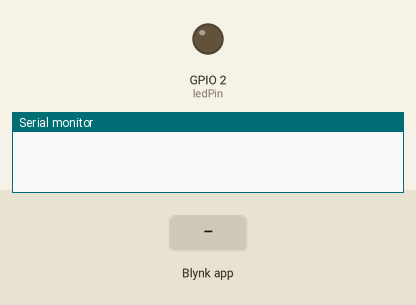
Recording of a sketch running on a simulated ESP32. Shown: output pins drawn as LEDs (lit = HIGH), the last lines printed to the serial monitor. Inputs (shaded band) come from the test bench. WiFi joins after 1.5 s; servers stay silent unless stated.

Above: at 3.0 s.
3.1 s: Blynk app writes 1 to V0
At 3.7 s:
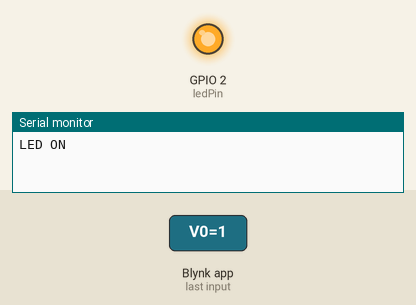
4.6 s: Blynk app writes 0 to V0
At 5.8 s:
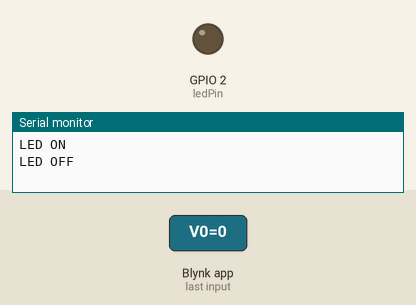
6.1 s: Blynk app writes 200 to V0
At 7.2 s:
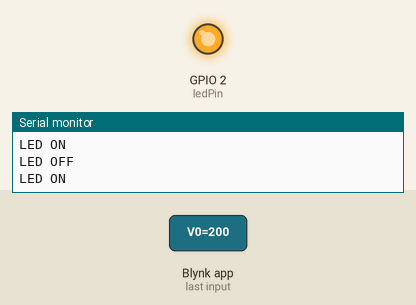
Timing chart, 0 to 9.1 s (numbered marks = the images above; inputs shaded):
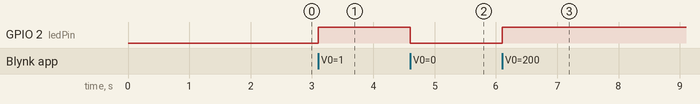

The sketch:

LED_WEB_BLYNK_html_copy.ino
```cpp
#include <WiFi.h>

#define BLYNK_TEMPLATE_ID "TMPL34akZy7OO"
#define BLYNK_TEMPLATE_NAME "Website LED"
#define BLYNK_AUTH_TOKEN "4NwQMlyLVnPekrnnzfp4olZ9zobz_uOP"

#include <WiFi.h>
#include <WiFiClient.h>
#include <BlynkSimpleEsp32.h>

const char* ssid = "GalaxyA";
const char* pass = "xyeb0000";

const int ledPin = 2;

BLYNK_WRITE(V0) {
  int value = param.asInt();
  digitalWrite(ledPin, value);
  Serial.println(value ? "LED ON" : "LED OFF");
}

void setup() {
  Serial.begin(9600);
  pinMode(ledPin, OUTPUT);
  digitalWrite(ledPin, LOW);
  Blynk.begin(BLYNK_AUTH_TOKEN, ssid, pass);
}

void loop() {
  Blynk.run();
}
```

Measured:
- after the input at 3.1 s, GPIO 2 (ledPin): LOW → HIGH at once
- after the input at 4.6 s, GPIO 2 (ledPin): HIGH → LOW at once
- after the input at 6.1 s, GPIO 2 (ledPin): LOW → HIGH at once
